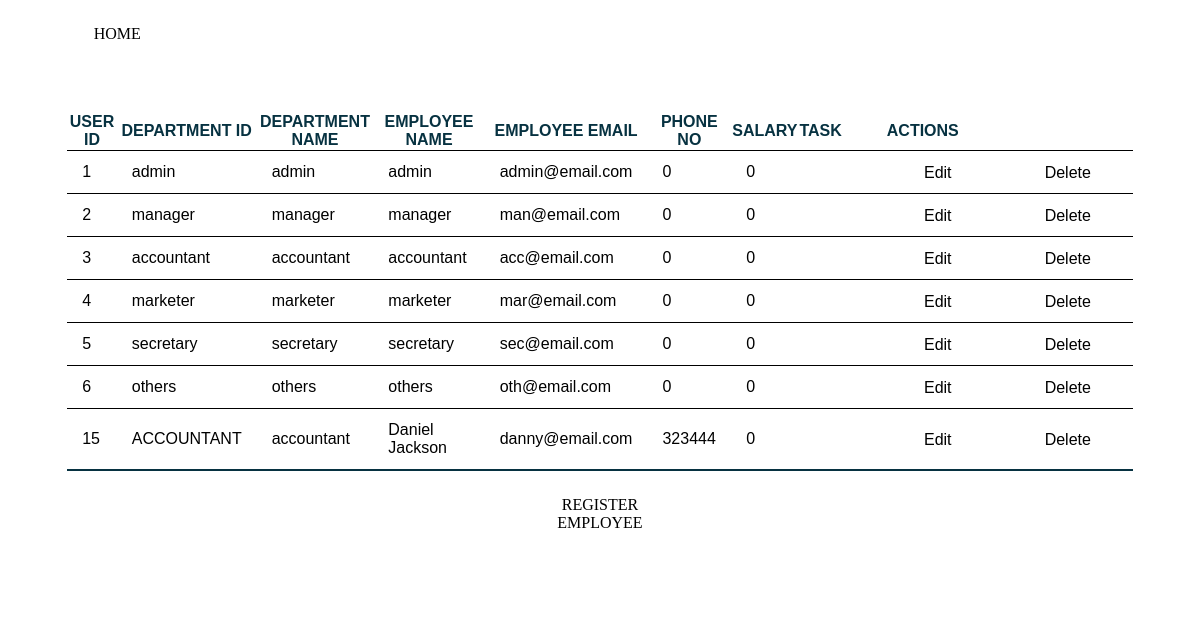
Page /emp.php on the committed database.
### tables this page shows
CREATE TABLE `employees` (
  `userId` int(10) NOT NULL,
  `deptId` varchar(100) NOT NULL,
  `tId` int(100) NOT NULL,
  `userName` varchar(100) NOT NULL,
  `userPwd` varchar(10) NOT NULL,
  `empSal` int(5) NOT NULL,
  `email` varchar(100) NOT NULL,
  `phoneNo` int(100) NOT NULL,
  `hire_date` timestamp NOT NULL DEFAULT current_timestamp() ON UPDATE current_timestamp()
);

CREATE TABLE `departments` (
  `deptId` int(10) NOT NULL,
  `deptName` varchar(100) NOT NULL
);

### emp.php (the view, shortened to what this page needs)
<!DOCTYPE html>
<html lang="en">
<head>
</head>
<body>
<?php
require_once 'inc/conn.php';
$query="SELECT * FROM departments INNER JOIN employees ON employees.deptId = departments.deptName ORDER BY userId";
        $result=mysqli_query($cnn, $query);
       echo "<div id='content-box'>";
        echo"<a href='index.php'>HOME</a>";
echo"<center>";
        echo"<h2>EMPLOYEE LIST</h2>";
        echo '<table class="content-tab" border="0" cellspacing="7">';
        echo '<tr><th>USER ID</th><th>DEPARTMENT ID</th><th>DEPARTMENT NAME</th><th>EMPLOYEE NAME</th><th>EMPLOYEE EMAIL</th>
        <th>PHONE NO</th><th>SALARY</th><th>TASK</th><th colspan = "2" >ACTIONS</th></tr>';
while($row=mysqli_fetch_array($result,MYSQLI_ASSOC))
{
    echo '<tr>';
    echo '<td>'.$row['userId'].'</td>';
    echo '<td>'.$row['deptId'].'</td>';
    echo '<td>'.$row['deptName'].'</td>';
    echo '<td>'.$row['userName'].'</td>';
    echo '<td>'.$row['email'].'</td>';
    echo '<td>'.$row['phoneNo'].'</td>';
    echo '<td>'.$row['empSal'].'</td>';
    echo '<td>'.$row['tName'].'</td>';
    echo '<td>'.'</td>';
    echo "<td><a href=\"update.php?udt=".$row['userId']."\">Edit</a></td>";
    echo "<td><a href=\"del.php?id=".$row['userId']."\">Delete</a></td>";
    echo '</tr>';
}
echo '</table>';
echo"<a href='register.php'>REGISTER EMPLOYEE</a>";
echo"</center>";
 echo "</div>";
?>
</body>
</html>

### emp.php (style rules this page uses)
a { display:block; background-color:white; color:black; text-decoration:none; width:100px; text-align:center; height: 15px; }
#content-box { width:90%; background-color: white; min-height:580px; margin-top:25px; margin-left:5% }
body { background-color:white; }
.content-tab { color:black; background-color:white; border-collapse: collapse; font-family:sans-serif; margin:25px 0; border-radius:5px 5px 0 0; font-size:16px; overflow:hidden; min=width:400px; }
h2 { color:white; }
.content-tab td { padding: 12px 15px; }
.content-tab th { color:rgb(7, 50, 65); }
.content-tab tbody tr { border-bottom:1px solid black; }
.content-tab tbody tr:last-of-type { border-bottom:2px solid rgb(7, 50, 65); }

### rows in the picture
employees: userId "1", deptId "admin", departments.deptName "admin", userName "admin", email "admin@email.com", phoneNo "0", empSal "0"
employees: userId "2", deptId "manager", departments.deptName "manager", userName "manager", email "man@email.com", phoneNo "0", empSal "0"
employees: userId "3", deptId "accountant", departments.deptName "accountant", userName "accountant", email "acc@email.com", phoneNo "0", empSal "0"
employees: userId "4", deptId "marketer", departments.deptName "marketer", userName "marketer", email "mar@email.com", phoneNo "0", empSal "0"
employees: userId "5", deptId "secretary", departments.deptName "secretary", userName "secretary", email "sec@email.com", phoneNo "0", empSal "0"
employees: userId "6", deptId "others", departments.deptName "others", userName "others", email "oth@email.com", phoneNo "0", empSal "0"
employees: userId "15", deptId "ACCOUNTANT", departments.deptName "accountant", userName "Daniel Jackson", email "danny@email.com", phoneNo "323444", empSal "0"
